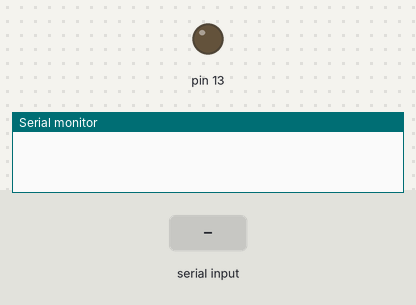
Recording of a sketch running on a simulated Arduino Mega 2560, built with avr-gcc and run on an emulated ATmega2560. On the bench: output pins drawn as LEDs (lit = HIGH), the last lines printed to the serial monitor. The inputs (shaded band) are chosen by the test bench. The modem accepts every AT command (registered, SIM ready, sends succeed) and sends nothing else.

Above: at 4.2 s.
4.3 s: "1\n" received over the second serial link
At 4.8 s:
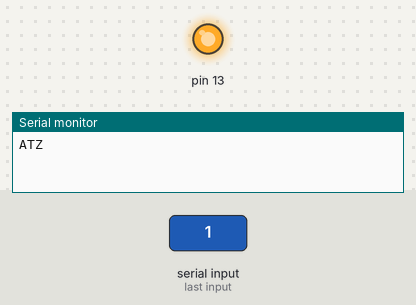
Timing chart, 0 to 7.3 s (numbered marks = the images above; inputs shaded):
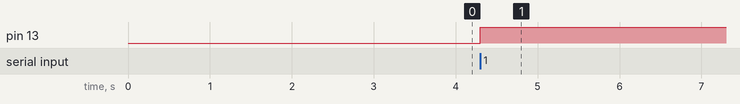

The sketch:

readOBD.ino
```cpp
#include <SoftwareSerial.h>

SoftwareSerial SOBDUart(9,10);  //RX,TX
char buf[40];

//This is a character buffer that will store the data from the serial port
char rxData[40];
char rxIndex=0;
int  rxCnt;

void setup() {
  // put your setup code here, to run once:

  SOBDUart.begin(38400);  //OBD default baud rate

  Serial.begin(115200);
  Serial1.begin(57600);
  pinMode(13, OUTPUT);

  delay(3000);
}

void loop() {
  // put your main code here, to run repeatedly:
  int b=0;
  int cnt=0;
  unsigned char c;
  int i;
  char inChar;

  int v = Serial1.read();
    if (v != -1) {
        switch(v) {
           case '0':                // turn off D13 when receiving "0"
              digitalWrite(13, 0);
              break;
           case '1':                // turn on D13 when receiving "1"
              digitalWrite(13, 1);
              break;
        }
    }

  if( (v== '0' ) || (v== '1' ) ){


    //Delete any data that may be in the serial port before we begin.
    SOBDUart.flush();

    Serial.println("ATZ");
    SOBDUart.println("ATZ");  //reset OBD, will response version
    delay(5000);
    memset(buf,0,40);

    rxIndex=0;
    while(SOBDUart.available()>0){
      inChar=SOBDUart.read();
      rxData[rxIndex++]=inChar;

      if(inChar == 0x0a){

        //sprintf(buf,"[size:%d]:",rxIndex,rxData[i],rxData[i]);
        //Serial.print(buf);
        //for(i=0; i<rxIndex; i++){
        //  memset(buf,0,40);
        //  sprintf(buf,"(%c,0x%x)",rxData[i],rxData[i]);
        //  Serial.print(buf);
        //}
        //Serial.println("");

        rxData[rxIndex]='\0';
        memset(buf,0,40);
        sprintf(buf,"[cnt:%d]:rxData:%s",cnt,rxData);
        Serial.print(buf);
        cnt++;
        rxIndex=0;
      }

    }
/*
    getResponse();

    for(i=0; i<rxCnt; i++){
      sprintf(buf,"[%d]:%c,%x",i,rxData[i],rxData[i]);
    }
    sprintf(buf,"cnt:%d,rxData:%s",cnt,rxData);
    Serial.println(buf);

    memset(buf,0,40);
    getResponse();

    for(i=0; i<rxCnt; i++){
      sprintf(buf,"[%d]:%c,%x",i,rxData[i],rxData[i]);
    }
    sprintf(buf,"cnt:%d,rxData:%s",rxData,cnt);
    Serial.println(buf);
*/
    cnt++;
 }
}

//https://github.com/sparkfun/OBD-II_UART
//The getResponse function collects incoming data from the UART into the rxData buffer
// and only exits when a carriage return character is seen. Once the carriage return
// string is detected, the rxData buffer is null terminated (so we can treat it as a string)
// and the rxData index is reset to 0 so that the next string can be copied.
void getResponse(void){
  char inChar=0;
  rxCnt=0;
  //Keep reading characters until we get a carriage return
  while(inChar != '\r'){
    //If a character comes in on the serial port, we need to act on it.
    if(SOBDUart.available() > 0){
      //Start by checking if we've received the end of message character ('\r').
      if(SOBDUart.peek() == '\r'){
        //Clear the Serial buffer
        inChar=SOBDUart.read();
        //Put the end of string character on our data string
        rxData[rxIndex]='\0';
        rxCnt = rxIndex;
        //Reset the buffer index so that the next character goes back at the beginning of the string.
        rxIndex=0;
      }
      //If we didn't get the end of message character, just add the new character to the string.
      else{
        //Get the new character from the Serial port.
        inChar = SOBDUart.read();
        //Add the new character to the string, and increment the index variable.
        rxData[rxIndex++]=inChar;
      }
    }
  }
}
```

Measured:
- after the input at 4.3 s, pin 13: LOW → HIGH at once
